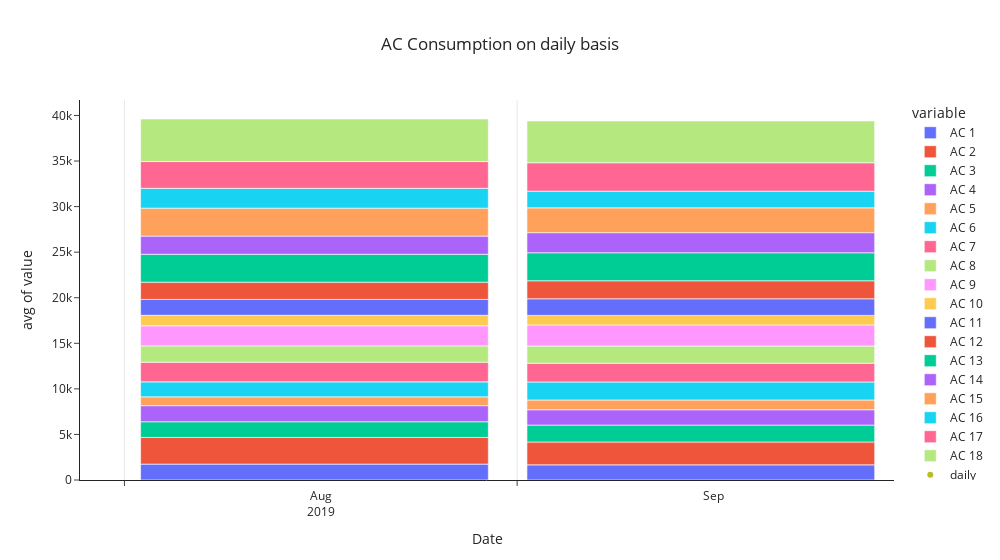

Source (notebook cell):
### Markdown cell above
By using plotly we are able to derive the relationship between AC power consumption per day for a period of 2 months.

### Code cell
import plotly.express as px
import plotly.graph_objects as go
fig = px.histogram(Date_wise, x="Date", y=Date_wise.columns, histfunc="avg", title="AC Consumption on daily basis")
fig.update_traces(xbins_size="M1")
fig.update_xaxes(showgrid=True, ticklabelmode="period", dtick="M1", tickformat="%b\n%Y")
fig.update_layout(bargap=0.1)
fig.add_trace(go.Scatter(mode="markers", x=Date_wise["Date"], y=Date_wise.columns, name="daily"))
fig.update_layout(title_x=0.5,template = 'simple_white',width=1000)

fig.show()
